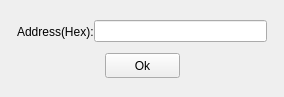
<?xml version="1.0" encoding="UTF-8"?>
<ui version="4.0">
 <class>AngKGotoSetting</class>
 <widget class="QWidget" name="AngKGotoSetting">
  <property name="geometry">
   <rect>
    <x>0</x>
    <y>0</y>
    <width>284</width>
    <height>97</height>
   </rect>
  </property>
  <property name="windowTitle">
   <string>AngKGotoSetting</string>
  </property>
  <layout class="QVBoxLayout" name="verticalLayout_2">
   <property name="leftMargin">
    <number>6</number>
   </property>
   <property name="topMargin">
    <number>6</number>
   </property>
   <property name="rightMargin">
    <number>6</number>
   </property>
   <property name="bottomMargin">
    <number>6</number>
   </property>
   <item>
    <widget class="QWidget" name="widget_2" native="true">
     <layout class="QVBoxLayout" name="verticalLayout">
      <item>
       <widget class="QWidget" name="widget" native="true">
        <layout class="QHBoxLayout" name="horizontalLayout">
         <property name="spacing">
          <number>0</number>
         </property>
         <property name="leftMargin">
          <number>0</number>
         </property>
         <property name="topMargin">
          <number>0</number>
         </property>
         <property name="rightMargin">
          <number>0</number>
         </property>
         <property name="bottomMargin">
          <number>0</number>
         </property>
         <item>
          <widget class="QLabel" name="addressLabel">
           <property name="text">
            <string>Address(Hex):</string>
           </property>
          </widget>
         </item>
         <item>
          <widget class="QLineEdit" name="addressEdit"/>
         </item>
        </layout>
       </widget>
      </item>
      <item>
       <widget class="QWidget" name="widget_3" native="true">
        <layout class="QHBoxLayout" name="horizontalLayout_2">
         <property name="spacing">
          <number>0</number>
         </property>
         <property name="leftMargin">
          <number>0</number>
         </property>
         <property name="topMargin">
          <number>0</number>
         </property>
         <property name="rightMargin">
          <number>0</number>
         </property>
         <property name="bottomMargin">
          <number>0</number>
         </property>
         <item>
          <spacer name="horizontalSpacer">
           <property name="orientation">
            <enum>Qt::Horizontal</enum>
           </property>
           <property name="sizeHint" stdset="0">
            <size>
             <width>87</width>
             <height>20</height>
            </size>
           </property>
          </spacer>
         </item>
         <item>
          <widget class="QPushButton" name="okButton">
           <property name="minimumSize">
            <size>
             <width>75</width>
             <height>25</height>
            </size>
           </property>
           <property name="maximumSize">
            <size>
             <width>75</width>
             <height>25</height>
            </size>
           </property>
           <property name="text">
            <string>Ok</string>
           </property>
          </widget>
         </item>
         <item>
          <spacer name="horizontalSpacer_2">
           <property name="orientation">
            <enum>Qt::Horizontal</enum>
           </property>
           <property name="sizeHint" stdset="0">
            <size>
             <width>86</width>
             <height>20</height>
            </size>
           </property>
          </spacer>
         </item>
        </layout>
       </widget>
      </item>
     </layout>
    </widget>
   </item>
  </layout>
 </widget>
 <layoutdefault spacing="6" margin="11"/>
 <resources/>
 <connections/>
</ui>
